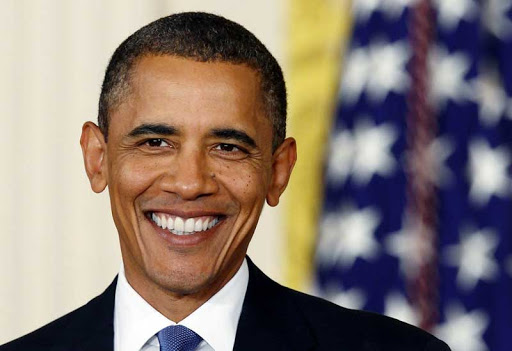
#> input picture sample.jpg, 512 x 351 px, given in place of the camera
$ python webcam_blue5.py
#> lines starting #> are read from the running program, lines starting #| are printed output that depends on the picture; after the words box and inside, x2 and y2 are one past the last pixel; in counts of white or black regions, pixels touching at a corner belong together

'''
    0 <------ pan left(pan++) ------- > 300   320 <------ pan right(pan--) ------------> 640
  0 +------------------------------------+-----+-----+------------------------------------+
    |                                    |     |     |                ^                   |
    |                                    |     |     |                |                   |
    |                                    |     |     |          tilt up(tilt--)           |
    |                                    |     |     |                |                   |
    |                                    |     |     |                v                   |
220 +------------------------------------+-----+-----+------------------------------------+
    |                                    |     |     |                                    |
    |                                    |     |     |                                    |
240 +------------------------------------+-----+-----+------------------------------------+
    |                                    |     |     |                                    |
    |                                    |     |     |                                    |
260 +------------------------------------+-----+-----+------------------------------------+
    |                                    |     |     |                ^                   |
    |                                    |     |     |                |                   |
    |                                    |     |     |                                    |
    |                                    |     |     |          tilt down(tilt++)         |
    |                                    |     |     |                |                   |
    |                                    |     |     |                v                   |
480 +------------------------------------+-----+-----+------------------------------------+

'''

import cv2
import numpy as np
import serial
import time

# 웹캠 장치 번호: 0
webcam = cv2.VideoCapture(0)

sp = serial.Serial('com3', 9600, timeout=1)

pos_x = 90
_pos_x = 90
pos_y = 90
_pos_y = 90

margin_x = 20
margin_y = 20

#--------------------------------------------------------------------------------
def send_pan(pan):
    tx_dat = "pan" + str(pan) + "\n"
    sp.write(tx_dat.encode())
    #print(tx_dat)

def send_tilt(tilt):
    tx_dat = "tilt" + str(tilt) + "\n"
    sp.write(tx_dat.encode())
    #print(tx_dat)

#---------------------------------------------------------------------------------
if not webcam.isOpened():
    print("Could not open webcam")
    exit()

#----------------------------------------------------------------------------------
while webcam.isOpened():
    status, frame = webcam.read()
#> frame is the input picture: shape (351, 512, 3); mean B, G, R 115.3, 122.2, 136.1

    frame_flipped = cv2.flip(frame, 1)  # 좌우 반전
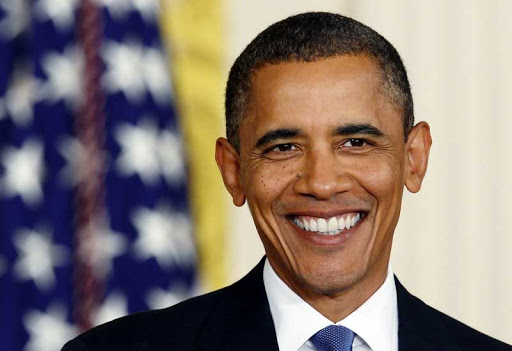
#> frame_flipped: shape (351, 512, 3); mean B, G, R 115.3, 122.2, 136.1
    hsv = cv2.cvtColor(frame_flipped, cv2.COLOR_BGR2HSV)
#> hsv: shape (351, 512, 3); mean H, S, V 59.9, 100.5, 147.3

    lower_blue = np.array([100, 100, 120])
    upper_blue = np.array([150, 255, 255])

    mask = cv2.inRange(hsv, lower_blue, upper_blue)
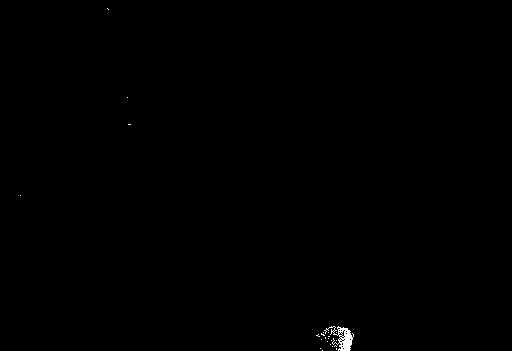
#> mask: shape (351, 512); 0.19% white; 23 white regions (22 under 20 px), largest, box (x1, y1, x2, y2) and area: (324, 326, 354, 351) 304
    res = cv2.bitwise_and(frame, frame, mask=mask)

    gray = cv2.cvtColor(res, cv2.COLOR_BGR2GRAY)
    _, bin = cv2.threshold(gray, 30, 255, cv2.THRESH_BINARY)
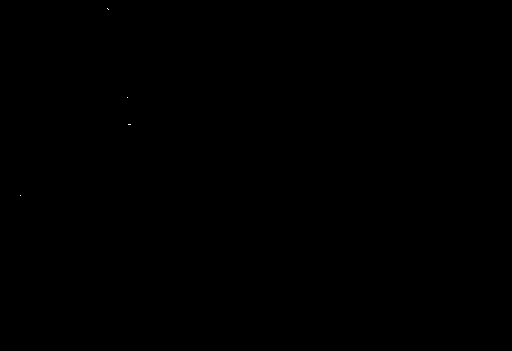
#> bin: shape (351, 512); 0% white in thin lines or dots, all inside (x1, y1, x2, y2) = (20, 8, 131, 196)
    contours, _ = cv2.findContours(bin, cv2.RETR_EXTERNAL, cv2.CHAIN_APPROX_SIMPLE)
#> contours = 4 contours, all with area under 20

    largest_contour = None
    largest_area = 0
    COLOR = (0, 255, 0)

    # find largest blue object ----------------------------------------------
    for cnt in contours:
        area = cv2.contourArea(cnt)
        if area > largest_area:
            largest_area = area
            largest_contour = cnt
#> this loop made 4 passes
#> cnt on passes 1 to 4: [[20, 195]], [[128, 124], [130, 124]], [[127, 97]], [[107, 8], [108, 9]]
#> after the loop, largest_area = 0

     # draw bounding box with green line -------------------------------------
    if largest_contour is not None:
        #area = cv2.contourArea(cnt)
        if largest_area > 500:  # draw only larger than 500
            x, y, width, height = cv2.boundingRect(largest_contour)
            cv2.rectangle(frame, (x, y), (x + width, y + height), COLOR, 2)
            center_x = x + width//2
            center_y = y + height//2
            print("center: ( %s, %s )" % (center_x, center_y))

            #-----------------------------------------------------------------
            if center_x < 320 - margin_x:
                print("pan left")
                if pos_x - 1 >= 0:
                    pos_x = pos_x - 1
                    _pos_x = pos_x
                else:
                    pos_x = 0
                    _pos_x = pos_x
            elif center_x > 320 + margin_x:
                print("pan right")
                if pos_x + 1 <= 0:
                    pos_x = pos_x + 1
                    _pos_x = pos_x
                else:
                    pos_x = 180
                    _pos_x = pos_x
            else:
                print("pan stop")
                pos_x = _pos_x

            #tx_data_pan = "pan" + str(pos_x) + "\n"
            #sp.write(tx_data_pan.encode())
            send_pan(pos_x)

            #----------------------------------------------------------------
            if center_y < 240 - margin_y:
                print("tilt up")
                if pos_y - 1 >= 0:
                    pos_y = pos_y - 1
                    _pos_y = pos_y
                else:
                    pos_y = 0
                    _pos_y = pos_y
            elif center_y > 240 + margin_y:
                print("tilt down")
                if pos_y + 1 <= 180:
                    pos_y = pos_y + 1
                    _pos_y = pos_y
                else:
                    pos_y = 180
                    _pos_y = pos_y
            else:
                print("tilt stop")
                pos_y = _pos_y

            #tx_data_tilt = "tilt" + str(pos_y) + "\n"
            #sp.write(tx_data_tilt.encode())
            send_tilt(pos_y)

    # show original frame -----------------------------------------------------------------
    cv2.imshow("VideoFrame", frame)

    if cv2.waitKey(5) & 0xFF == 27:
#> (key Esc is pressed here)
        break

    time.sleep(0.2)

#------------------------------------------------------------------------------------------
#> (the run stopped early here; a loop or call above may not have finished)
